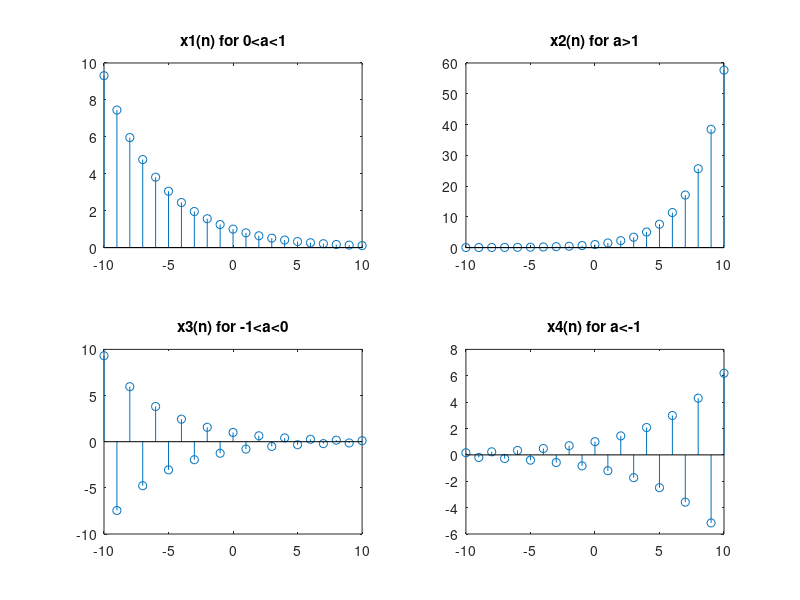

The MATLAB source for this figure:
clc;
close all;
clear all;
n = -10:1:10;
%Exponential function for discrete time signal
% for 0<a<1
a=0.8;
x1 = a.^n;
subplot(2,2,1); stem(n,x1);
title('x1(n) for 0<a<1');

%for a>1
a=1.5;
x2 = a.^n;
subplot(2,2,2); stem(n,x2);
title('x2(n) for a>1');

% for -1<a<0
a=-0.8;
x3 = a.^n;
subplot(2,2,3); stem(n,x3);
title('x3(n) for -1<a<0');

% for a<-1
a=-1.2;
x4 = a.^n;
subplot(2,2,4); stem(n,x4);
title('x4(n) for a<-1');











